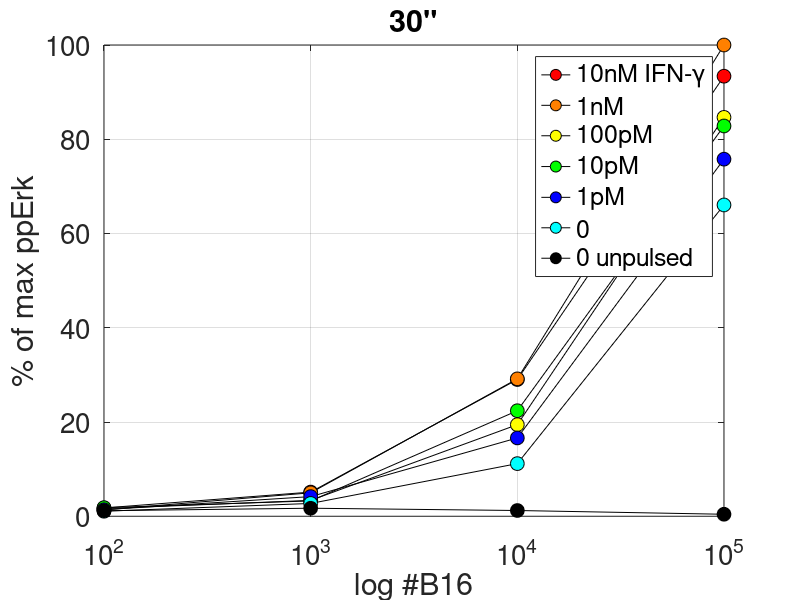
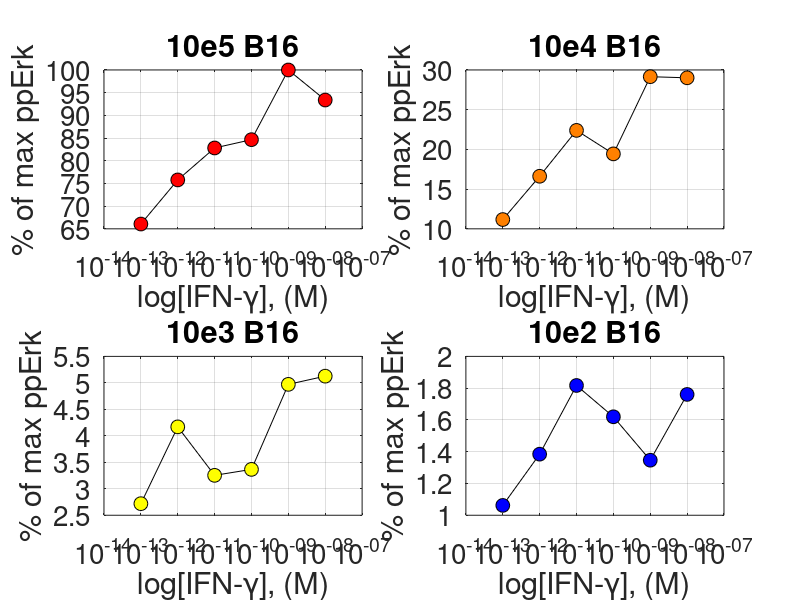
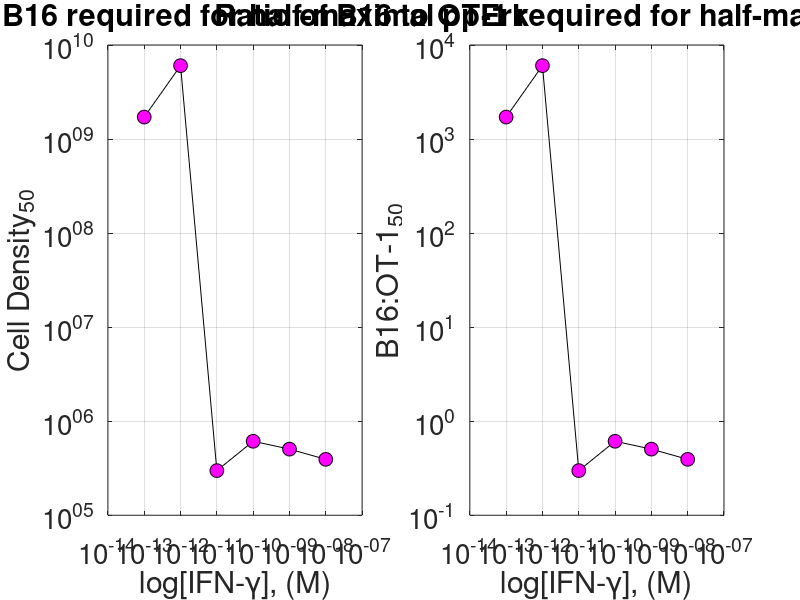
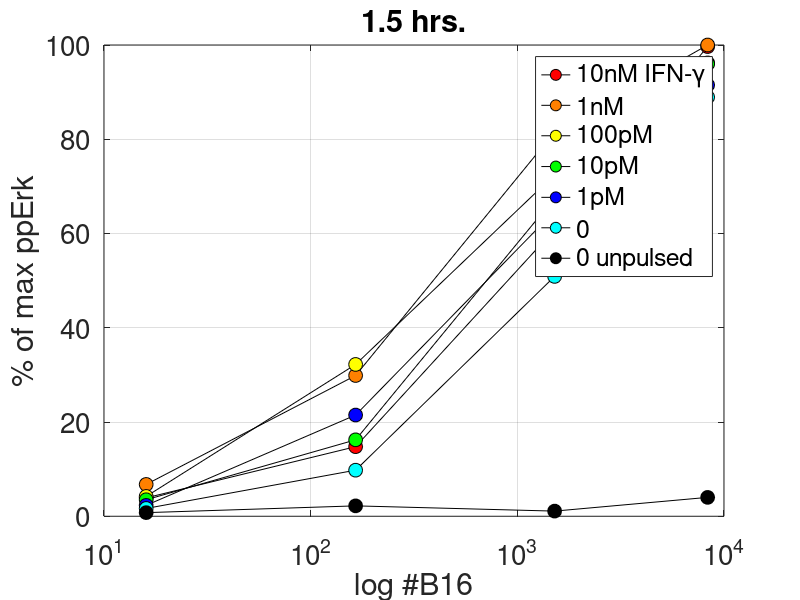

These figures' MATLAB source, in order: (Note: this script raises an error after producing the figures.)
%ppErk CD50 repeat - 11.12.13
%Pulsed B16 cells o/n with IFN-g titration to get them to express different
%levels of MHC-I.  Then in am added 100nM Ova, pulsed for 2 hours, before washing
%diluting cells and adding 10e5 naive OT-I into Vbottom.  
%Spun down and then incubated at 37oC before timepoints.

%%
%ppErk+ at 30"

%ppErk+ at 1.5hr
t1=[66.3
20.6
3.64
1.25
71
20.7
3.53
0.956
60.1
13.8
2.39
1.15
58.8
15.9
2.31
1.29
53.8
11.8
2.96
0.983
46.9
7.93
1.93
0.754
0.3
0.866
1.21
0.832];

t1=t1/max(t1)*100

t1=reshape(t1, 4,7);

cells=[1e5 1e4 1e3 1e2];
gamma=[10e-9 1e-9 100e-12 10e-12 1e-12 100e-15]

figure()
hold on
plot(cells, t1(:,1), '-ko', 'markeredgecolor', 'k', 'markerfacecolor', 'r', 'markersize', 10)
plot(cells, t1(:,2), '-ko', 'markeredgecolor', 'k', 'markerfacecolor', [1 0.5 0], 'markersize', 10)
plot(cells, t1(:,3), '-ko', 'markeredgecolor', 'k', 'markerfacecolor', 'y', 'markersize', 10)
plot(cells, t1(:,4), '-ko', 'markeredgecolor', 'k', 'markerfacecolor', 'g', 'markersize', 10)
plot(cells, t1(:,5), '-ko', 'markeredgecolor', 'k', 'markerfacecolor', 'b', 'markersize', 10)
plot(cells, t1(:,6), '-ko', 'markeredgecolor', 'k', 'markerfacecolor', 'c', 'markersize', 10)
plot(cells, t1(:,7), '-ko', 'markeredgecolor', 'k', 'markerfacecolor', 'k', 'markersize', 10)
set(gcf, 'color', 'w')
set(gca, 'Fontsize', 20, 'xscale', 'log', 'xgrid', 'on', 'ygrid', 'on')
legend('10nM IFN-\gamma', '1nM', '100pM', '10pM', '1pM', '0', '0 unpulsed')
xlabel('log #B16')
ylabel('% of max ppErk')
title('30"')
box on

figure()
subplot(2,2,1)
plot(gamma, t1(1,1:6), '-ko', 'markeredgecolor', 'k', 'markerfacecolor', 'r', 'markersize', 10)
set(gcf, 'color', 'w')
set(gca, 'Fontsize', 20, 'xscale', 'log', 'xgrid', 'on', 'ygrid', 'on')
xlabel('log[IFN-\gamma], (M)')
ylabel('% of max ppErk')
title('10e5 B16')
box on
subplot(2,2,2)
plot(gamma, t1(2,1:6), '-ko', 'markeredgecolor', 'k', 'markerfacecolor', [1 0.5 0], 'markersize', 10)
set(gcf, 'color', 'w')
set(gca, 'Fontsize', 20, 'xscale', 'log', 'xgrid', 'on', 'ygrid', 'on')
xlabel('log[IFN-\gamma], (M)')
ylabel('% of max ppErk')
title('10e4 B16')
box on
subplot(2,2,3)
plot(gamma, t1(3,1:6), '-ko', 'markeredgecolor', 'k', 'markerfacecolor', 'y', 'markersize', 10)
set(gcf, 'color', 'w')
set(gca, 'Fontsize', 20, 'xscale', 'log', 'xgrid', 'on', 'ygrid', 'on')
xlabel('log[IFN-\gamma], (M)')
ylabel('% of max ppErk')
title('10e3 B16')
box on
subplot(2,2,4)
plot(gamma, t1(4,1:6), '-ko', 'markeredgecolor', 'k', 'markerfacecolor', 'b', 'markersize', 10)
set(gcf, 'color', 'w')
set(gca, 'Fontsize', 20, 'xscale', 'log', 'xgrid', 'on', 'ygrid', 'on')
xlabel('log[IFN-\gamma], (M)')
ylabel('% of max ppErk')
title('10e2 B16')
box on

%Concentration of cells necessary to half maximally activate T cells (ppErk)
CD50=[393026 504717	611721	298149	6.034e+009	1.713e+009];

figure()
subplot(1,2,1)
plot(gamma, CD50, '-ko', 'markerfacecolor', 'm', 'markersize', 10)
set(gcf, 'color', 'w')
set(gca, 'xscale', 'log', 'Fontsize', 20, 'xgrid', 'on', 'ygrid', 'on', 'yscale', 'log')
xlabel('log[IFN-\gamma], (M)')
ylabel('Cell Density_{50}')
title('# of B16 required for half-maximal ppErk')

ratioB16=CD50./10e5;
subplot(1,2,2)
plot(gamma, ratioB16, '-ko', 'markerfacecolor', 'm', 'markersize', 10)
set(gcf, 'color', 'w')
set(gca, 'xscale', 'log', 'Fontsize', 20, 'xgrid', 'on', 'ygrid', 'on', 'yscale', 'log')
xlabel('log[IFN-\gamma], (M)')
ylabel('B16:OT-1_{50}')
title('Ratio of B16 to OT-1 required for half-maximal ppErk')


%%
%ppErk+ at 1.5hr
t2=[89.1
54.4
13.2
3.49
89.4
72.9
26.7
6.04
86
64.8
28.8
3.76
85.8
60.4
14.5
3.13
81.8
57.9
19.2
2.07
79.5
45.5
8.74
1.48
3.58
0.976
1.97
0.684];

t2=t2/max(t2)*100;

t2=reshape(t2, 4,7);

cells=[1e5 1e4 1e3 1e2];
cells_norm=[8333 1515 165 16]; %The average number of cells that 1e5 T cells would be touching based on geometry.

gamma=[10e-9 1e-9 100e-12 10e-12 1e-12 100e-15];

figure()
hold on
plot(cells_norm, t2(:,1), '-ko', 'markeredgecolor', 'k', 'markerfacecolor', 'r', 'markersize', 10)
plot(cells_norm, t2(:,2), '-ko', 'markeredgecolor', 'k', 'markerfacecolor', [1 0.5 0], 'markersize', 10)
plot(cells_norm, t2(:,3), '-ko', 'markeredgecolor', 'k', 'markerfacecolor', 'y', 'markersize', 10)
plot(cells_norm, t2(:,4), '-ko', 'markeredgecolor', 'k', 'markerfacecolor', 'g', 'markersize', 10)
plot(cells_norm, t2(:,5), '-ko', 'markeredgecolor', 'k', 'markerfacecolor', 'b', 'markersize', 10)
plot(cells_norm, t2(:,6), '-ko', 'markeredgecolor', 'k', 'markerfacecolor', 'c', 'markersize', 10)
plot(cells_norm, t2(:,7), '-ko', 'markeredgecolor', 'k', 'markerfacecolor', 'k', 'markersize', 10)
set(gcf, 'color', 'w')
set(gca, 'Fontsize', 20, 'xscale', 'log', 'xgrid', 'on', 'ygrid', 'on')
legend('10nM IFN-\gamma', '1nM', '100pM', '10pM', '1pM', '0', '0 unpulsed')
xlabel('log #B16')
ylabel('% of max ppErk')
title('1.5 hrs.')
box on

figure()
subplot(2,2,1)
plot(gamma, t2(1,1:6), '-ko', 'markeredgecolor', 'k', 'markerfacecolor', 'r', 'markersize', 10)
set(gcf, 'color', 'w')
set(gca, 'Fontsize', 20, 'xscale', 'log', 'xgrid', 'on', 'ygrid', 'on')
xlabel('log[IFN-\gamma], (M)')
ylabel('% of max ppErk')
title('10e5 B16')
box on
subplot(2,2,2)
plot(gamma, t2(2,1:6), '-ko', 'markeredgecolor', 'k', 'markerfacecolor', [1 0.5 0], 'markersize', 10)
set(gcf, 'color', 'w')
set(gca, 'Fontsize', 20, 'xscale', 'log', 'xgrid', 'on', 'ygrid', 'on')
xlabel('log[IFN-\gamma], (M)')
ylabel('% of max ppErk')
title('10e4 B16')
box on
subplot(2,2,3)
plot(gamma, t2(3,1:6), '-ko', 'markeredgecolor', 'k', 'markerfacecolor', 'y', 'markersize', 10)
set(gcf, 'color', 'w')
set(gca, 'Fontsize', 20, 'xscale', 'log', 'xgrid', 'on', 'ygrid', 'on')
xlabel('log[IFN-\gamma], (M)')
ylabel('% of max ppErk')
title('10e3 B16')
box on
subplot(2,2,4)
plot(gamma, t2(4,1:6), '-ko', 'markeredgecolor', 'k', 'markerfacecolor', 'b', 'markersize', 10)
set(gcf, 'color', 'w')
set(gca, 'Fontsize', 20, 'xscale', 'log', 'xgrid', 'on', 'ygrid', 'on')
xlabel('log[IFN-\gamma], (M)')
ylabel('% of max ppErk')
title('10e2 B16')
box on

%Concentration of cells necessary to half maximally activate T cells (ppErk)
CD50=[80305	27152	25215	51996	43339	91173];

figure()
subplot(1,2,1)
plot(gamma, CD50, '-ko', 'markerfacecolor', 'm', 'markersize', 10)
set(gcf, 'color', 'w')
set(gca, 'xscale', 'log', 'Fontsize', 20, 'xgrid', 'on', 'ygrid', 'on')
xlabel('log[IFN-\gamma], (M)')
ylabel('Cell Density_{50}')
title('# of B16 required for half-maximal ppErk')

ratioB16=CD50./10e5;
subplot(1,2,2)
plot(gamma, ratioB16, '-ko', 'markerfacecolor', 'm', 'markersize', 10)
set(gcf, 'color', 'w')
set(gca, 'xscale', 'log', 'Fontsize', 20, 'xgrid', 'on', 'ygrid', 'on')
xlabel('log[IFN-\gamma], (M)')
ylabel('B16:OT-1_{50}')
title('Ratio of B16 to OT-1 required for half-maximal ppErk')
%%
%Compute the actual number of MHC on the cell surface.  This was a live
%measurement from B16 experiment done on 11.07.13.  The H-2Kb staining was
%so poor in this experiment using fixed cells, that I could not measure.  I
%took measurements from 11.7 from the 25 hour timepoint (time that roughly
%corresponds best with my tp) and will convert to actual numbers in order
%to estimate my "antigenicity"

%0 1 2 3 4 5 = 10nM 1nM 100pM 10pM 1pM 0 concentration of IFN-gamma pulsed
%with
%Equation obtained from APC calibration beads - (linear regression)
x=(y+5.266)/0.003484;
y=1.3e4; 

y1=8392; 
x1=(y1+5.266)/0.003484;

y2=1797;
x2=(y2+5.266)/0.003484; 

y3=262;
x3=(y3+5.266)/0.003484;

y4=190.5; 
x4=(y4+5.266)/0.003484;

y5=170.5;
x5=(y5+5.266)/0.003484;

MHC_mol=[x, x1, x2, x3, x4, x5];
B16=[1e5 1e4 1e3 1e2];

AG1=MHC_mol(:,1)*B16;
AG2=MHC_mol(:,2)*B16;
AG3=MHC_mol(:,3)*B16;
AG4=MHC_mol(:,4)*B16;
AG5=MHC_mol(:,5)*B16;
AG6=MHC_mol(:,6)*B16;
AG7=[0 0 0 0];

figure()
plot(gamma, MHC_mol, '-ko', 'markerfacecolor', 'k', 'markersize', 10)
set(gcf, 'color', 'w')
set(gca, 'Fontsize', 20, 'xgrid', 'on', 'ygrid', 'on', 'xscale' ,'log', 'yscale', 'log')
xlabel('[IFN-\gamma], (M)')
ylabel('# MHC molecules')
title('# MHC molecules for a given gamma stimulation @ 25 h')
box on

antigenicity=[AG1, AG2, AG3, AG4, AG5, AG6, AG7];
antigenicity=reshape(antigenicity, 4,7);

t2=[89.1 54.4 13.2 3.49 89.4 72.9 26.7 6.04 86 64.8 28.8 3.76 85.8 60.4 14.5 3.13 81.8 57.9 19.2 2.07 79.5 45.5 8.74 1.48 3.58 0.976 1.97 0.684];

t2=t2/max(t2)*100;
t2=reshape(t2, 4,7);
figure()
subplot(1,2,1)
plot(antigenicity, t2, 'o', 'markersize', 10, 'markeredgecolor', 'k', 'markerfacecolor', 'm')
set(gcf, 'color', 'w')
set(gca, 'Fontsize', 20,'xgrid', 'on', 'ygrid', 'on', 'xscale', 'log', 'xlim', [1e4 1e12])
xlabel('Antigenicity, (#MHC*#B16)')
ylabel('% of max ppErk')
title('1.5 hrs.')
box on

%Compute the total amount of MHC that T cells contact when normalized for
%geometry of the system.  

%Average # of B16 cells that a T cell is touching in each case:
% [#B16/(#B16+#T cells)]/6 b/c a T cell on average can touch 6 other cells

%1e5 B16 to 1e5 OT1
B1=[1e5/(1e5+1e5)]*6;
B2=[1e4/(1e4+1e5)]*6;
B3=[1e3/(1e3+1e5)]*6;
B4=[1e2/(1e2+1e5)]*6;

Prob=[B1 B2 B3 B4]; % This is the average # of B16 that one T cell is touching at any given time
Prob=Prob*1e5; %This is the estimated # of B16 that the entire population of T cells are touching

%Now multiply the number of MHC per B16 cell x the number of B16 cells
%that the T cells are touching
AG1_norm=MHC_mol(:,1)*Prob;
AG2_norm=MHC_mol(:,2)*Prob;
AG3_norm=MHC_mol(:,3)*Prob;
AG4_norm=MHC_mol(:,4)*Prob;
AG5_norm=MHC_mol(:,5)*Prob;
AG6_norm=MHC_mol(:,6)*Prob;
AG7_norm=[0 0 0 0];

ag_normalized=[AG1_norm AG2_norm AG3_norm AG4_norm AG5_norm AG6_norm AG7_norm]; 
ag_normalized=reshape(ag_normalized, 4,7);

subplot(1,2,2)
plot(ag_normalized, t2, 'o', 'markersize', 10, 'markeredgecolor', 'k', 'markerfacecolor', [1 0.5 0])
set(gcf, 'color', 'w')
set(gca, 'Fontsize', 20,'xgrid', 'on', 'ygrid', 'on', 'xscale', 'log')
xlabel('Antigenicity norm by geometry, (#MHC*#B16 touching T cells)')
ylabel('% of max ppErk')
title('1.5 hrs.')
box on

figure()
hold on
plot(ag_normalized(1,:), t2(1,:), '-ko', 'markeredgecolor', 'k', 'markerfacecolor', 'r', 'markersize', 10)
plot(ag_normalized(2,:), t2(2,:), '-ko', 'markeredgecolor', 'k', 'markerfacecolor', [1 0.5 0], 'markersize', 10)
plot(ag_normalized(3,:), t2(3,:), '-ko', 'markeredgecolor', 'k', 'markerfacecolor', 'y', 'markersize', 10)
plot(ag_normalized(4,:), t2(4,:), '-ko', 'markeredgecolor', 'k', 'markerfacecolor', 'b', 'markersize', 10)
set(gcf, 'color', 'w')
set(gca, 'Fontsize', 20, 'xgrid', 'on', 'ygrid', 'on', 'xscale', 'log', 'xlim', [1e7 1e12])
box on
legend('1e5 B16', '1e4', '1e3', '1e2')
xlabel('Antigenicity (#MHC*#B16 in contact)')
ylabel('% of max ppErk+')
title('OT-1 activation at 1.5 hrs')
%%
%ppErk+ at 3 hours
t3=[63.6
65.1
20.4
2.31
63.1
77.9
40.3
6.5
52.4
79.8
37.7
3.65
55.9
72.5
39
3.62
52.1
75.5
24.7
3.19
47.5
66
12.5
0.841
0.527
0.302
0.39
0.454];

t3=t3/max(t3)*100

t3=reshape(t3, 4,7);

cells=[1e5 1e4 1e3 1e2];
gamma=[10e-9 1e-9 100e-12 10e-12 1e-12 100e-15]

figure()
hold on
plot(cells, t3(:,1), '-ko', 'markeredgecolor', 'k', 'markerfacecolor', 'r', 'markersize', 10)
plot(cells, t3(:,2), '-ko', 'markeredgecolor', 'k', 'markerfacecolor', [1 0.5 0], 'markersize', 10)
plot(cells, t3(:,3), '-ko', 'markeredgecolor', 'k', 'markerfacecolor', 'y', 'markersize', 10)
plot(cells, t3(:,4), '-ko', 'markeredgecolor', 'k', 'markerfacecolor', 'g', 'markersize', 10)
plot(cells, t3(:,5), '-ko', 'markeredgecolor', 'k', 'markerfacecolor', 'b', 'markersize', 10)
plot(cells, t3(:,6), '-ko', 'markeredgecolor', 'k', 'markerfacecolor', 'c', 'markersize', 10)
plot(cells, t3(:,7), '-ko', 'markeredgecolor', 'k', 'markerfacecolor', 'k', 'markersize', 10)
set(gcf, 'color', 'w')
set(gca, 'Fontsize', 20, 'xscale', 'log', 'xgrid', 'on', 'ygrid', 'on')
legend('10nM IFN-\gamma', '1nM', '100pM', '10pM', '1pM', '0', '0 unpulsed')
xlabel('log #B16')
ylabel('% of max ppErk')
title('3 hrs.')
box on

figure()
subplot(2,2,1)
plot(gamma, t3(1,1:6), '-ko', 'markeredgecolor', 'k', 'markerfacecolor', 'r', 'markersize', 10)
set(gcf, 'color', 'w')
set(gca, 'Fontsize', 20, 'xscale', 'log', 'xgrid', 'on', 'ygrid', 'on')
xlabel('log[IFN-\gamma], (M)')
ylabel('% of max ppErk')
title('10e5 B16')
box on
subplot(2,2,2)
plot(gamma, t3(2,1:6), '-ko', 'markeredgecolor', 'k', 'markerfacecolor', [1 0.5 0], 'markersize', 10)
set(gcf, 'color', 'w')
set(gca, 'Fontsize', 20, 'xscale', 'log', 'xgrid', 'on', 'ygrid', 'on')
xlabel('log[IFN-\gamma], (M)')
ylabel('% of max ppErk')
title('10e4 B16')
box on
subplot(2,2,3)
plot(gamma, t3(3,1:6), '-ko', 'markeredgecolor', 'k', 'markerfacecolor', 'y', 'markersize', 10)
set(gcf, 'color', 'w')
set(gca, 'Fontsize', 20, 'xscale', 'log', 'xgrid', 'on', 'ygrid', 'on')
xlabel('log[IFN-\gamma], (M)')
ylabel('% of max ppErk')
title('10e3 B16')
box on
subplot(2,2,4)
plot(gamma, t3(4,1:6), '-ko', 'markeredgecolor', 'k', 'markerfacecolor', 'b', 'markersize', 10)
set(gcf, 'color', 'w')
set(gca, 'Fontsize', 20, 'xscale', 'log', 'xgrid', 'on', 'ygrid', 'on')
xlabel('log[IFN-\gamma], (M)')
ylabel('% of max ppErk')
title('10e2 B16')
box on

%Concentration of cells necessary to half maximally activate T cells (ppErk)
CD50=[];

figure()
subplot(1,2,1)
plot(gamma, CD50, '-ko', 'markerfacecolor', 'm', 'markersize', 10)
set(gcf, 'color', 'w')
set(gca, 'xscale', 'log', 'Fontsize', 20, 'xgrid', 'on', 'ygrid', 'on')
xlabel('log[IFN-\gamma], (M)')
ylabel('Cell Density_{50}')
title('# of B16 required for half-maximal ppErk')

ratioB16=CD50./10e5;
subplot(1,2,2)
plot(gamma, ratioB16, '-ko', 'markerfacecolor', 'm', 'markersize', 10)
set(gcf, 'color', 'w')
set(gca, 'xscale', 'log', 'Fontsize', 20, 'xgrid', 'on', 'ygrid', 'on')
xlabel('log[IFN-\gamma], (M)')
ylabel('B16:OT-1_{50}')
title('Ratio of B16 to OT-1 required for half-maximal ppErk')

%%

time=[.5 1.5 3];

g1_c1=[t1(1,1), t2(1,1), t3(1,2)];
g1_c2=[t1(2,1), t2(2,1), t3(2,2)];
g1_c3=[t1(3,1), t2(3,1), t3(3,2)];
g1_c4=[t1(4,1), t2(4,1), t3(4,2)];

g2_c1=[t1(1,2), t2(1,2), t3(1,2)];
g2_c2=[t1(2,2), t2(2,2), t3(2,2)];
g2_c3=[t1(3,2), t2(3,2), t3(3,2)];
g2_c4=[t1(4,2), t2(4,2), t3(4,2)];

g3_c1=[t1(1,3), t2(1,3), t3(1,3)];
g3_c2=[t1(2,3), t2(2,3), t3(2,3)];
g3_c3=[t1(3,3), t2(3,3), t3(3,3)];
g3_c4=[t1(4,3), t2(4,3), t3(4,3)];

g4_c1=[t1(1,4), t2(1,4), t3(1,4)];
g4_c2=[t1(2,4), t2(2,4), t3(2,4)];
g4_c3=[t1(3,4), t2(3,4), t3(3,4)];
g4_c4=[t1(4,4), t2(4,4), t3(4,4)];

g5_c1=[t1(1,5), t2(1,5), t3(1,5)];
g5_c2=[t1(2,5), t2(2,5), t3(2,5)];
g5_c3=[t1(3,5), t2(3,5), t3(3,5)];
g5_c4=[t1(4,5), t2(4,5), t3(4,5)];

g6_c1=[t1(1,6), t2(1,6), t3(1,6)];
g6_c2=[t1(2,6), t2(2,6), t3(2,6)];
g6_c3=[t1(3,6), t2(3,6), t3(3,6)];
g6_c4=[t1(4,6), t2(4,6), t3(4,6)];

g7_c1=[t1(1,7), t2(1,7), t3(1,7)];
g7_c2=[t1(2,7), t2(2,7), t3(2,7)];
g7_c3=[t1(3,7), t2(3,7), t3(3,7)];
g7_c4=[t1(4,7), t2(4,7), t3(4,7)];

figure()
subplot(2,4,1)
hold on
plot(time, g1_c1, '-ko', 'markeredgecolor', 'k', 'markerfacecolor', 'r', 'markersize', 10)
plot(time, g1_c2, '-ko', 'markeredgecolor', 'k', 'markerfacecolor', [1 0.5 0], 'markersize', 10)
plot(time, g1_c3, '-ko', 'markeredgecolor', 'k', 'markerfacecolor', 'y', 'markersize', 10)
plot(time, g1_c4, '-ko', 'markeredgecolor', 'k', 'markerfacecolor', 'b', 'markersize', 10)
set(gcf, 'color', 'w')
set(gca, 'Fontsize', 20, 'xgrid', 'on', 'ygrid', 'on')
xlabel('Time, (hours)')
ylabel('% of max ppErk+')
title('10nM IFN-\gamma')
legend('10e5 B16', '10e4', '10e3', '10e2')
box on
subplot(2,4,2)
hold on
plot(time, g2_c1, '-ko', 'markeredgecolor', 'k', 'markerfacecolor', 'r', 'markersize', 10)
plot(time, g2_c2, '-ko', 'markeredgecolor', 'k', 'markerfacecolor', [1 0.5 0], 'markersize', 10)
plot(time, g2_c3, '-ko', 'markeredgecolor', 'k', 'markerfacecolor', 'y', 'markersize', 10)
plot(time, g2_c4, '-ko', 'markeredgecolor', 'k', 'markerfacecolor', 'b', 'markersize', 10)
set(gcf, 'color', 'w')
set(gca, 'Fontsize', 20,'xgrid', 'on', 'ygrid', 'on')
xlabel('Time, (hours)')
ylabel('% of max ppErk+')
title('1nM IFN-\gamma')
box on
subplot(2,4,3)
hold on
plot(time, g3_c1, '-ko', 'markeredgecolor', 'k', 'markerfacecolor', 'r', 'markersize', 10)
plot(time, g3_c2, '-ko', 'markeredgecolor', 'k', 'markerfacecolor', [1 0.5 0], 'markersize', 10)
plot(time, g3_c3, '-ko', 'markeredgecolor', 'k', 'markerfacecolor', 'y', 'markersize', 10)
plot(time, g3_c4, '-ko', 'markeredgecolor', 'k', 'markerfacecolor', 'b', 'markersize', 10)
set(gcf, 'color', 'w')
set(gca, 'Fontsize', 20, 'xgrid', 'on', 'ygrid', 'on')
xlabel('Time, (hours)')
ylabel('% of max ppErk+')
title('100pM IFN-\gamma')
box on
subplot(2,4,4)
hold on
plot(time, g4_c1, '-ko', 'markeredgecolor', 'k', 'markerfacecolor', 'r', 'markersize', 10)
plot(time, g4_c2, '-ko', 'markeredgecolor', 'k', 'markerfacecolor', [1 0.5 0], 'markersize', 10)
plot(time, g4_c3, '-ko', 'markeredgecolor', 'k', 'markerfacecolor', 'y', 'markersize', 10)
plot(time, g4_c4, '-ko', 'markeredgecolor', 'k', 'markerfacecolor', 'b', 'markersize', 10)
set(gcf, 'color', 'w')
set(gca, 'Fontsize', 20, 'xgrid', 'on', 'ygrid', 'on')
xlabel('Time, (hours)')
ylabel('% of max ppErk+')
title('10pM IFN-\gamma')
box on
subplot(2,4,5)
hold on
plot(time, g5_c1, '-ko', 'markeredgecolor', 'k', 'markerfacecolor', 'r', 'markersize', 10)
plot(time, g5_c2, '-ko', 'markeredgecolor', 'k', 'markerfacecolor', [1 0.5 0], 'markersize', 10)
plot(time, g5_c3, '-ko', 'markeredgecolor', 'k', 'markerfacecolor', 'y', 'markersize', 10)
plot(time, g5_c4, '-ko', 'markeredgecolor', 'k', 'markerfacecolor', 'b', 'markersize', 10)
set(gcf, 'color', 'w')
set(gca, 'Fontsize', 20, 'xgrid', 'on', 'ygrid', 'on')
xlabel('Time, (hours)')
ylabel('% of max ppErk+')
title('1pM IFN-\gamma')
box on
subplot(2,4,6)
hold on
plot(time, g6_c1, '-ko', 'markeredgecolor', 'k', 'markerfacecolor', 'r', 'markersize', 10)
plot(time, g6_c2, '-ko', 'markeredgecolor', 'k', 'markerfacecolor', [1 0.5 0], 'markersize', 10)
plot(time, g6_c3, '-ko', 'markeredgecolor', 'k', 'markerfacecolor', 'y', 'markersize', 10)
plot(time, g6_c4, '-ko', 'markeredgecolor', 'k', 'markerfacecolor', 'b', 'markersize', 10)
set(gcf, 'color', 'w')
set(gca, 'Fontsize', 20, 'xgrid', 'on', 'ygrid', 'on')
xlabel('Time, (hours)')
ylabel('% of max ppErk+')
title('media only')
box on
subplot(2,4,7)
hold on
plot(time, g7_c1, '-ko', 'markeredgecolor', 'k', 'markerfacecolor', 'r', 'markersize', 10)
plot(time, g7_c2, '-ko', 'markeredgecolor', 'k', 'markerfacecolor', [1 0.5 0], 'markersize', 10)
plot(time, g7_c3, '-ko', 'markeredgecolor', 'k', 'markerfacecolor', 'y', 'markersize', 10)
plot(time, g7_c4, '-ko', 'markeredgecolor', 'k', 'markerfacecolor', 'b', 'markersize', 10)
set(gcf, 'color', 'w')
set(gca, 'Fontsize', 20, 'xgrid', 'on', 'ygrid', 'on', 'ylim', [0 100])
xlabel('Time, (hours)')
ylabel('% of max ppErk+')
title('media only, unpulsed')
box on
